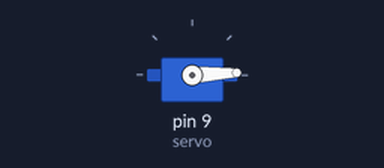
A sketch run on a simulated Arduino Uno, built with avr-gcc and run on an emulated ATmega328P. On the bench: servo.

Above: at 0.05 s.
At 1.55 s:
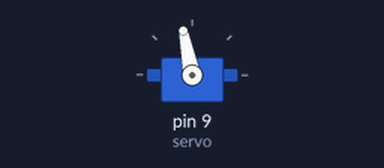
At 3.1 s:
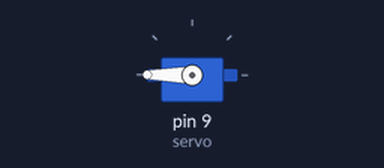
At 6.15 s:
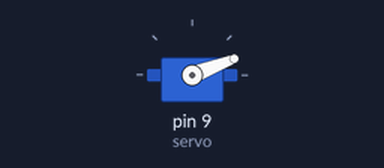
Timing chart, 0 to 9.7 s (numbered marks = the images above):
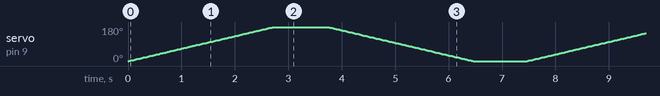

The sketch:

sketch_nov07a.ino
```cpp
#include <Servo.h>

Servo servo; // Create a servo object to control a servo motor

void setup() {
  servo.attach(9); // Attaches the servo on pin 9
}

void loop() {
  for (int angle = 0; angle <= 180; angle += 1) { // Sweep from 0 to 180 degrees
    servo.write(angle); // Set the servo position
    delay(15); // Delay for smooth movement (you can adjust this value)
  }

  delay(1000); // Pause at 180 degrees for 1 second

  for (int angle = 180; angle >= 0; angle -= 1) { // Sweep from 180 to 0 degrees
    servo.write(angle); // Set the servo position
    delay(15); // Delay for smooth movement (you can adjust this value)
  }

  delay(1000); // Pause at 0 degrees for 1 second
}
```
